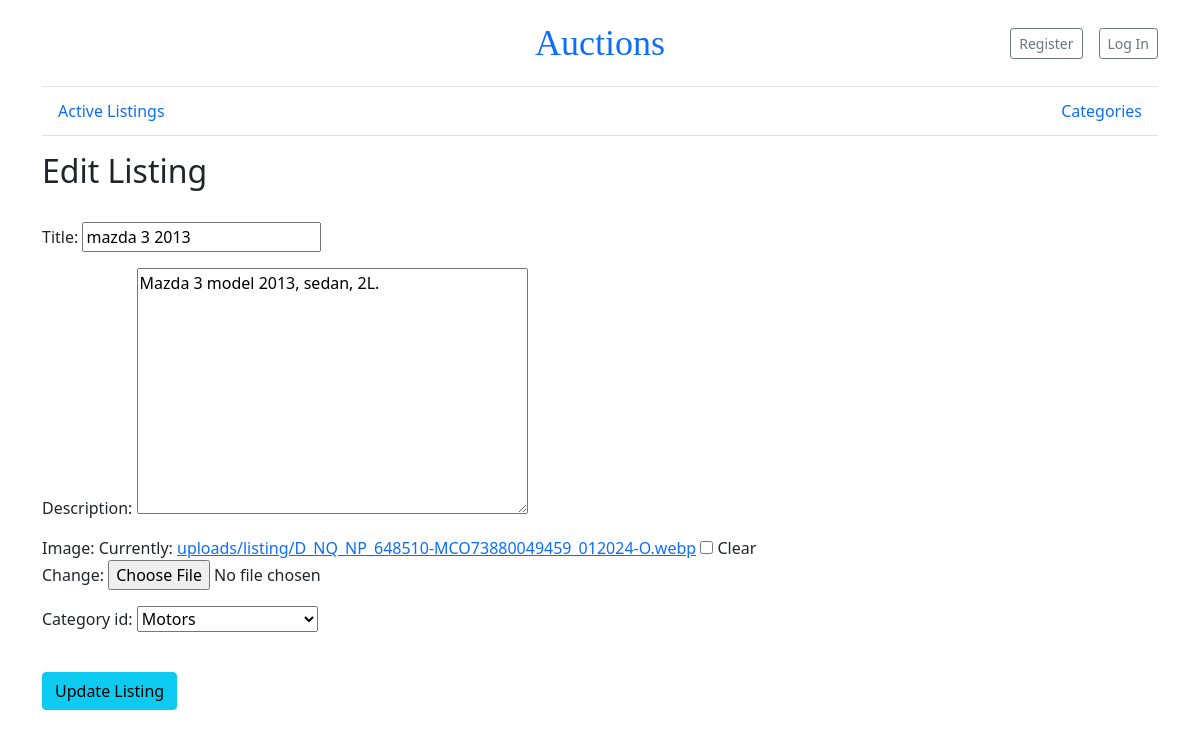
Page /listing_view/edit/3/ on the committed database.
### auctions/models.py (models this page shows, shortened)
class Listing(models.Model):
    seller_id = models.ForeignKey(User, on_delete=models.CASCADE, related_name="listing_seller", blank=True)
    category_id = models.ForeignKey(Category, on_delete=models.SET_NULL, related_name="listing_category", null=True)
    title = models.CharField(max_length=100)
    description = models.TextField()
    start_price = models.DecimalField(max_digits=10, decimal_places=2)
    bidder_id = models.ForeignKey(User, on_delete=models.SET_NULL, related_name="bidder", null=True, blank=True)
    bid_amount = models.DecimalField(max_digits=10, decimal_places=2, default=0, blank=True) ###### Create a check constraint de > start_price
    sold = models.BooleanField(default=False, blank=True)
    image = models.ImageField(upload_to='uploads/listing/', blank=True, null=True)
    class Meta:
        constraints = [
            models.CheckConstraint(
                name="bid_amount_check",
                check=Q(bid_amount = 0) | Q(bid_amount__gt = F("start_price")),
                violation_error_message="Bid amount must be greater than the start price."
            )
        ]

### auctions/views.py (the view, shortened to what this page needs)
# urls.py: path("listing_view/edit/<int:pk>/", views.EditListing.as_view(), name="edit_listing"),
class EditListing(UpdateView):
    model = Listing
    template_name = "auctions/edit_listing_page.html"
    fields = ["title", "description", "image", "category_id"]

### auctions/models.py (called while the page is built)
    def __str__(self):
        return f"{self.category.title()}"

### auctions/templates/auctions/edit_listing_page.html (shortened to what this page needs)
{% extends "auctions/layout.html" %}
{% block body %}
    <h2>Edit Listing</h2>
    <br>
    <form action="{% url 'auctions:edit_listing' listing.id %}" method="post" enctype="multipart/form-data">
        {{ form.as_p }}
        <br>
        <button type="submit" class="btn btn-info">Update Listing</button>
    </form>
{% endblock %}

### rows in the picture
Listing: title "mazda 3 2013", description "Mazda 3 model 2013, sedan, 2L.", category_id "Motors"
